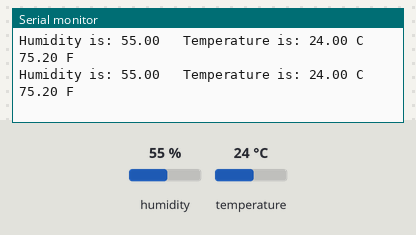
Simulated run of this sketch. Board: Arduino Uno, built with avr-gcc and run on an emulated ATmega328P. On the bench: the last lines printed to the serial monitor. The test bench sets the inputs (shaded band); at power-on: humidity 55 %, temperature 24 °C.

Above: at 2.8 s.
2.9 s: humidity set to 22 %
At 5.5 s:
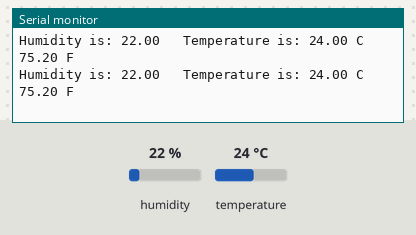
5.6 s: temperature set to 12 °C
At 6.6 s:
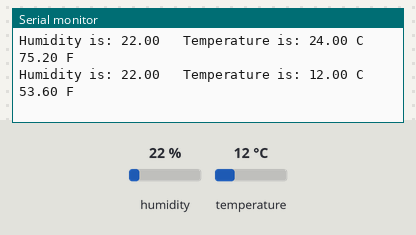
8.3 s: humidity set to 40 %
At 9.9 s:
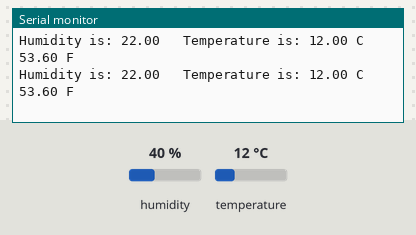
Timing chart, 0 to 11.4 s (numbered marks = the images above; inputs shaded):
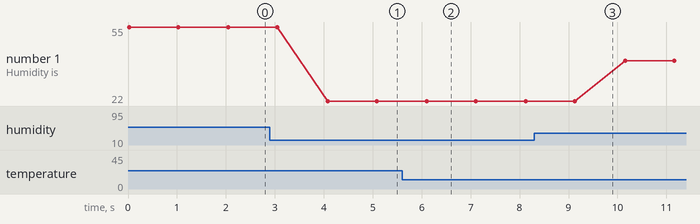

The sketch:

31._Temperatur_and_humidity_sensor.ino
```cpp
#include <DHT.h>
#define Type DHT11

int sensePin=2;
float humidity;
float tempC;
float tempF;

DHT senser(sensePin,Type);

void setup() {
  // put your setup code here, to run once:
Serial.begin(9600);
senser.begin();
}

void loop() {
  // put your main code here, to run repeatedly:
humidity=senser.readHumidity();
tempC=senser.readTemperature();
tempF=senser.readTemperature(true);

Serial.print("Humidity is: ");
Serial.print(humidity);
Serial.print("   Temperature is: ");
Serial.print(tempC);
Serial.print(" C   ");
Serial.print(tempF);
Serial.println(" F");
delay(1000);
}
```

Measured:
- after the input at 2.9 s, the serial monitor: prints a new line after 1.2 s (image 1)
- after the input at 5.6 s, the serial monitor: prints a new line after 0.50 s (image 2)
- plotted number 1: 55 → 22 after the input at 2.9 s, 22 → 40 after the input at 8.3 s
